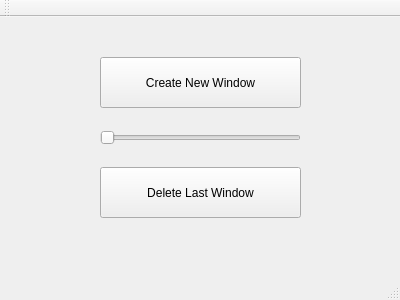
<?xml version="1.0" encoding="UTF-8"?>
<ui version="4.0">
 <class>MainWindow</class>
 <widget class="QMainWindow" name="MainWindow">
  <property name="geometry">
   <rect>
    <x>0</x>
    <y>0</y>
    <width>400</width>
    <height>300</height>
   </rect>
  </property>
  <property name="windowTitle">
   <string>MainWindow</string>
  </property>
  <widget class="QWidget" name="centralWidget">
   <widget class="QPushButton" name="CreateButton">
    <property name="geometry">
     <rect>
      <x>100</x>
      <y>40</y>
      <width>201</width>
      <height>51</height>
     </rect>
    </property>
    <property name="text">
     <string>Create New Window</string>
    </property>
   </widget>
   <widget class="QSlider" name="horizontalSlider">
    <property name="geometry">
     <rect>
      <x>100</x>
      <y>110</y>
      <width>201</width>
      <height>22</height>
     </rect>
    </property>
    <property name="orientation">
     <enum>Qt::Horizontal</enum>
    </property>
   </widget>
   <widget class="QPushButton" name="DeleteButton">
    <property name="geometry">
     <rect>
      <x>100</x>
      <y>150</y>
      <width>201</width>
      <height>51</height>
     </rect>
    </property>
    <property name="text">
     <string>Delete Last Window</string>
    </property>
   </widget>
  </widget>
  <widget class="QMenuBar" name="menuBar">
   <property name="geometry">
    <rect>
     <x>0</x>
     <y>0</y>
     <width>400</width>
     <height>22</height>
    </rect>
   </property>
  </widget>
  <widget class="QToolBar" name="mainToolBar">
   <attribute name="toolBarArea">
    <enum>TopToolBarArea</enum>
   </attribute>
   <attribute name="toolBarBreak">
    <bool>false</bool>
   </attribute>
  </widget>
  <widget class="QStatusBar" name="statusBar"/>
 </widget>
 <layoutdefault spacing="6" margin="11"/>
 <resources/>
 <connections/>
</ui>
